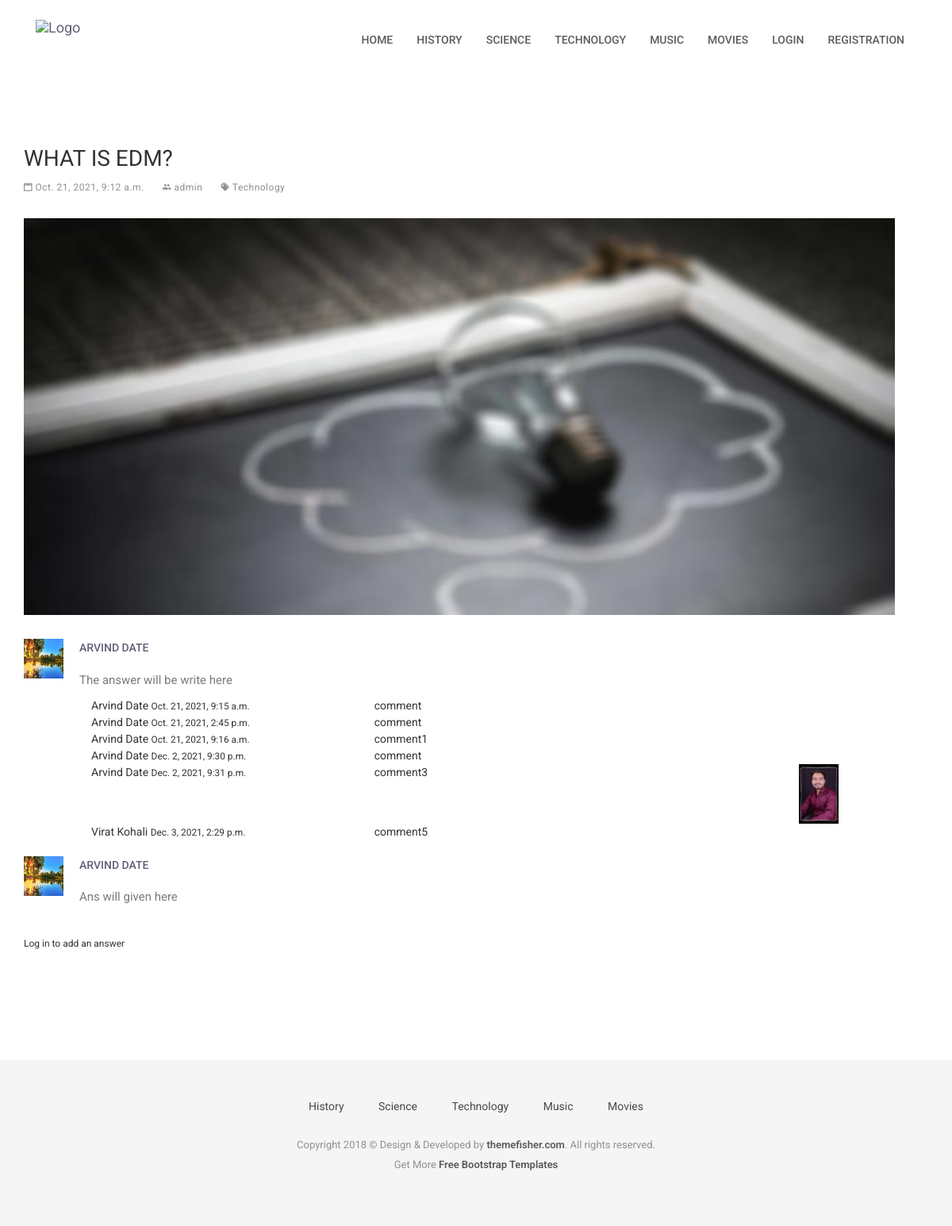
Page /question/2 on the committed database.
### category/models.py (models this page shows, shortened)
class Category(models.Model):
    title=models.CharField(max_length=255)
    status=models.BooleanField(default=True)

### question_answer/models.py (models this page shows, shortened)
class Question(models.Model):
    category=models.ForeignKey(Category,on_delete=models.CASCADE)
    user=models.ForeignKey(User, on_delete=models.SET_NULL,null=True,blank=True,default=None)
    question=models.CharField(max_length=50)
    status=models.BooleanField(default=True)
    added_date=models.DateTimeField()

class Answer(models.Model):
    question=models.ForeignKey(Question, on_delete=models.CASCADE)
    user=models.ForeignKey(User, on_delete=models.SET_NULL,null=True,blank=True,default=None)
    answer=models.TextField()
    added_date=models.DateField()
    up_voting=models.IntegerField(default=0)
    down_voting=models.IntegerField(default=0)
    def __str__(self):
        return str(self.answer)

### user_profile/models.py (models this page shows, shortened)
class UserProfile(models.Model):
    user=models.ForeignKey(User, on_delete=models.CASCADE)
    profile_picture=models.ImageField(null=True,blank=True)
    address=models.TextField(null=True,blank=True)
    mobile_no=models.CharField(max_length=10)

### comment/models.py (models this page shows, shortened)
class Comment(models.Model):
    answer = models.ForeignKey(Answer, on_delete=models.CASCADE)
    comments = models.CharField(max_length=255)
    image = models.ImageField(upload_to='comments', null=True, blank=True)
    added_date = models.DateTimeField()
    user = models.ForeignKey(User, on_delete=models.CASCADE, default=None, null=True, blank=True)

### account/views.py (the view)
# urls.py: path('question/<int:question_id>',views.QuestionDetails,name='QuestionDetails'),
def QuestionDetails(request,question_id):
    navigation_categories = Category.objects.filter(status=True).order_by('-id')[:5]
    answersObjects=Answer.objects.filter(question_id=question_id)
    answers={}
    for key, answer in enumerate(answersObjects):
        comments=Comment.objects.filter(answer=answer)
        try:
            userProfileObject=UserProfile.objects.get(user=answer.user)
        except UserProfile.DoesNotExist:
            userProfileObject={}
        answers[key]={
            'answer':answer,
            'user_profile':userProfileObject,
            'comments':comments,
        }
    try:
        question=Question.objects.get(id=question_id)
    except Question.DoesNotExist:
          question= {}
    return render(request, 'question-details.html',{
        'navigation_categories':navigation_categories,
        'question':question,
        'answers':list(answers.values()),
    })

### templates/question-details.html (shortened to what this page needs)
{% extends 'base.html' %}
{% block content %}
<section class="page-wrapper">
    <div class="container">
        {% if question %}
        <div class="row">
            <div class="col-md-12">
                <div class="post post-single">
                    <h2 class="post-title">{{question.question|title}}</h2>
                    <div class="post-meta">
                        <ul>
                            <li>
                                <i class="ion-calendar"></i> {{question.added_date}}
                            </li>
                            {% if question.user %}
                            <li>
                                <i class="ion-android-people"></i> {{question.user}}
                            </li>
                            {% endif %}
                            <li>
                                <a href="{% url 'categoryQuestion' category_id=question.category.id %}"><i
                                        class="ion-pricetags"></i> {{question.category.title|title}}</a>
                            </li>
                        </ul>
                    </div>
                    <div class="post-thumb">
                        <img class="img-responsive" src="images/blog/blog-post-1.jpg" alt="">
                    </div>
                    <div class="post-comments">
                        {% if answers %}
                        {% for answerdict in answers %}
                        <ul class="media-list comments-list m-bot-50 clearlist">
                            <li class="media">
                                <a class="pull-left" href="javascript:void(0)">
                                    <img class="media-object comment-avatar"
                                        src="{{answerdict.user_profile.profile_picture.url}}" alt="" width="50"
                                        height="50">
                                </a>
                                <div class="media-body">
                                    <div class="comment-info">
                                        <h4 class="comment-author">
                                            <a href="javascript:void(0)">{{answerdict.answer.user.first_name}}
                                                {{answerdict.answer.user.last_name}}</a>
                                        </h4>
                                    </div>
                                    <p>
                                        {{answerdict.answer}}
                                    </p>
                                    <div class="col-md-12">
                                        {% if answerdict.comments %}
                                            {% for comment in answerdict.comments %}
                                                <div class="row">
                                                    <div class="col-md-4">{{comment.user.first_name|title }} {{comment.user.last_name|title}}
                                                        <small>{{ comment.added_date}}</small>
                                                    </div>
                                                    <div class="col-md-6">{{ comment.comments }}</div>
                                                    {% if comment.image %}
                                                      <div class="col-md-2"><a target="_blank" href="{{ comment.image.url}}"><img width="50" src="{{ comment.image.url}}"></a></div>
                                                    {% endif %}
                                                </div>
                                            {% endfor %}
                                        {% endif %}
                                    </div>
                                </div>
                            </li>
                        </ul>
                        {% endfor %}
                        {% else %}
                        <h6>No answers</h6>
                        {% endif %}
                    </div>
                    {% if request.user.is_authenticated %}
                    <div class="post-comments-form">
                        <h3 class="post-sub-heading">Leave You Comments</h3>
                        <form method="post" action="#" id="form" role="form">
                            <div class="row">
                                <div class="col-md-6 form-group">
                                    <input type="text" name="name" id="name" class=" form-control" placeholder="Name *"
                                        maxlength="100" required="">
                                </div>
                                <div class="col-md-6 form-group">
                                    <input type="email" name="email" id="email" class=" form-control"
                                        placeholder="Email *" maxlength="100" required="">
                                </div>
                                <div class="form-group col-md-12">
                                    <textarea name="text" id="text" class=" form-control" rows="6" placeholder="Comment"
                                        maxlength="400"></textarea>
                                </div>
                                <div class="form-group col-md-12">
                                    <button type="submit" class="btn btn-main ">
                                        Send comment
                                    </button>
                                </div>
                            </div>
                        </form>
                    </div>
                    {% else %}
                    <h6>Log in to add an answer</h6>
                    {% endif %}
                </div>
            </div>
        </div>
        {% else %}
        <h6>Data not found</h6>
        {% endif %}
    </div>
</section>
{% endblock %}

### templates/base.html (shortened to what this page needs)
{% load static %}
<!DOCTYPE html>
<html class="no-js">
<head>
    <link rel="stylesheet" href="{% static 'plugins/bootstrap/bootstrap.min.css' %}">
    <link rel="stylesheet" href="{% static 'plugins/Ionicons/css/ionicons.min.css' %}">
    <link rel="stylesheet" href="{% static 'plugins/animate-css/animate.css' %}">
    <link rel="stylesheet" href="{% static 'plugins/magnific-popup/magnific-popup.css' %}">
    <link rel="stylesheet" href="{% static 'plugins/slick/slick.css' %}">
    <link rel="stylesheet" href="{% static 'css/style.css' %}">
</head>
<body id="body">
    <header class="navigation">
        <div class="container">
            <div class="row">
                <div class="col-md-12">
                    <nav class="navbar">
                        <div class="container-fluid">
                            <div class="navbar-header">
                                <a class="navbar-brand" href= "{% url 'homePage' %}" >
                                    <img src="{% static 'images/logo.png' %}" alt="Logo" width="138px">
                                </a>
                            </div>
                            <div class="collapse navbar-collapse" id="bs-example-navbar-collapse-1">
                                <ul class="nav navbar-nav navbar-right">
                                    <li><a href="{% url 'homePage' %}">Home</a></li>
                                    {% for category in navigation_categories%}
                                         <li><a href="{% url 'categoryQuestion' category_id=category.id %}">{{category.title}}</a></li>
                                    {% endfor %}
                                    {% if request.user.is_authenticated %}
                                    <li><a href="{% url 'postQuestion'%}">Post Question</a></li>
                                    <li><a href="{% url 'myQuestions'%}">My Questions</a></li>
                                    <li><a href="{% url 'userProfile' %}">Profile</a></li>
                                    <li><a href="{% url 'user-logout' %}">LogOut</a></li>
                                    {% else %}
                                    <li><a href="{% url 'UserLogin' %}">Login</a></li>
                                    <li><a href="{% url 'UserRegistration' %}">Registration</a></li>
                                    {% endif %}
                                </ul>
                            </div>
                        </div>
                    </nav>
                </div>
            </div>
        </div>
    </header>
{% block content %}
{% endblock %}
    <footer class="footer">
        <div class="container">
            <div class="row">
                <div class="col-md-12">
                    <div class="footer-manu">
                        <ul>
                            {% for category in navigation_categories%}
                                <li><a href="{% url 'categoryQuestion' category_id=category.id %}">{{category.title}}</a></li>
                            {% endfor %}
                        </ul>
                    </div>
                    <p class="copyright">Copyright 2018 &copy; Design & Developed by <a
                            href="http://www.themefisher.com">themefisher.com</a>. All rights reserved.
                        <br>
                        Get More <a href="https://themefisher.com/free-bootstrap-templates/" target="_blank">Free
                            Bootstrap Templates</a>
                    </p>
                </div>
            </div>
        </div>
    </footer>
</body>
</html>

### reddit/assets/css/style.css (style rules this page uses)
body { line-height: 1.5; font-family: "Roboto", sans-serif; -webkit-font-smoothing: antialiased; }
h1, h2, h3, h4, h5, h6 { font-family: "Roboto", sans-serif; }
h1, h2, h3, h4, h5, h6 { font-weight: 400; }
h2 { font-size: 28px; }
h4 { font-size: 18px; }
p { color: #7B7B7B; font-size: 15px; font-family: "Roboto", sans-serif; }
ol, ul { margin: 0; padding: 0; list-style: none; }
a, a:focus, a:hover { text-decoration: none; outline: 0; color: #655E7A; }
.page-wrapper { padding: 70px 0; }
header { background: #fff; padding: 20px 0; }
header .navbar { margin-bottom: 0px; border: 0px; }
header .navbar-brand { padding-top: 5px; }
.navigation { background: #fff; padding: 20px 0; }
.navigation .navbar { margin-bottom: 0px; border: 0px; }
.navigation .navbar-brand { padding-top: 5px; }
.navigation .navbar { background: none; border: 0px; }
.navigation .navbar .navbar-nav { padding-top: 10px; }
.navigation .navbar .navbar-nav > li > a { color: #5C5C5C; padding: 10px 15px; font-weight: 500; font-size: 14px; text-transform: uppercase; }
.post.post-single { border: none; }
.post.post-single .post-thumb { margin-top: 30px; }
.post-comments { margin: 30px 0; }
.post-comments .media { margin-top: 20px; }
.post-comments .media > .pull-left { padding-right: 20px; }
.post-comments .comment-author { margin-top: 0; margin-bottom: 0px; font-weight: 500; }
.post-comments .comment-author a { color: #655E7A; font-size: 14px; text-transform: uppercase; }
.post { background: #fff; margin-bottom: 40px; padding-bottom: 20px; }
.post .post-title { margin-top: 10px; margin: 25px 0 0; text-transform: uppercase; }
.post .post-meta { font-size: 13px; margin-top: 10px; }
.post .post-meta ul li { display: inline-block; color: #909090; margin-right: 20px; font-size: 12px; letter-spacing: .5px; }
.post .post-meta ul li a { color: #909090; }
.footer { background: #F5F5F5; text-align: center; padding-top: 48px; padding-bottom: 55px; }
.footer p { font-size: 13px; line-height: 25px; color: #919191; }
.footer a { color: #595959; }
.footer .footer-manu { padding-bottom: 25px; }
.footer .footer-manu ul { margin: 0px; padding: 0px; }
.footer .footer-manu ul li { display: inline-block; padding: 0px 20px; }
.footer .footer-manu ul li a { display: inline-block; color: #494949; }
.footer .copyright a { font-weight: 600; }

### rows in the picture
Category: title "HISTORY", title "History"
Category: title "SCIENCE", title "Science"
Category: title "TECHNOLOGY", title "Technology"
Category: title "MUSIC", title "Music"
Category: title "MOVIES", title "Movies"
Question: question "WHAT IS EDM?", added_date "Oct. 21, 2021, 9:12 a.m.", user "admin", category "Technology"
Answer: user_profile.profile_picture (picture), answer.user.first_name "ARVIND", answer.user.last_name "DATE", answer "The answer will be write here"
Comment: user.first_name "Arvind", user.last_name "Date", added_date "Oct. 21, 2021, 9:15 a.m.", comments "comment"
Comment: user.first_name "Arvind", user.last_name "Date", added_date "Oct. 21, 2021, 2:45 p.m.", comments "comment"
Comment: user.first_name "Arvind", user.last_name "Date", added_date "Oct. 21, 2021, 9:16 a.m.", comments "comment1"
Comment: user.first_name "Arvind", user.last_name "Date", added_date "Dec. 2, 2021, 9:30 p.m.", comments "comment"
Comment: user.first_name "Arvind", user.last_name "Date", added_date "Dec. 2, 2021, 9:31 p.m.", comments "comment3", image (picture)
Comment: user.first_name "Virat", user.last_name "Kohali", added_date "Dec. 3, 2021, 2:29 p.m.", comments "comment5"
Answer: user_profile.profile_picture (picture), answer.user.first_name "ARVIND", answer.user.last_name "DATE", answer "Ans will given here"
